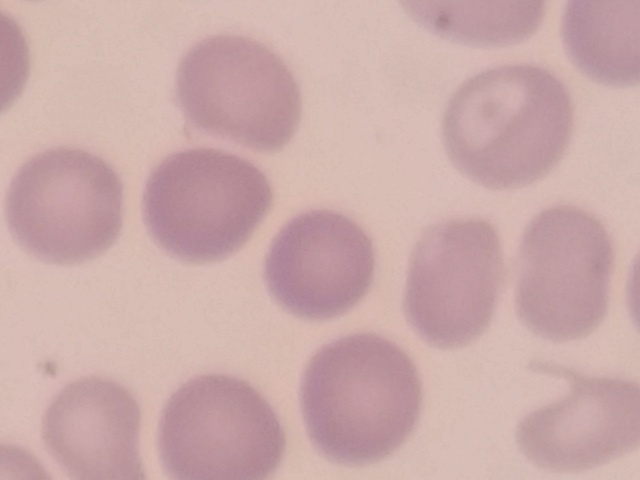
#> input picture Images_2/20161103_143640.jpg, 640 x 480 px; its folder holds 4 pictures in this run
$ python Annotation.py
#> lines starting #> are read from the running program, lines starting #| are printed output that depends on the picture; after the words box and inside, x2 and y2 are one past the last pixel; in counts of white or black regions, pixels touching at a corner belong together
import os
import numpy as np
from skimage import io, measure
from skimage.color import rgb2gray


raw_images_path = 'Images_2'
masked_images_path = 'Results_2'
annotations_path = 'Annotations_2'
os.makedirs(annotations_path, exist_ok=True)


def mask_to_bboxes(mask, min_area=1000):
    labeled_mask = measure.label(mask)
    regions = measure.regionprops(labeled_mask)
    bboxes = []
    for region in regions:
        if region.area >= min_area:
            minr, minc, maxr, maxc = region.bbox
            bboxes.append([minc, minr, maxc, maxr])
    return bboxes


for filename in os.listdir(raw_images_path):
    raw_image_path = os.path.join(raw_images_path, filename)
    mask_image_path = os.path.join(masked_images_path, filename)

    raw_image = io.imread(raw_image_path)
#> raw_image is the input picture: shape (480, 640, 3); mean R, G, B 203.1, 171, 169.7
    mask_image = io.imread(mask_image_path)

    if mask_image.ndim == 3:
        mask_image = rgb2gray(mask_image)
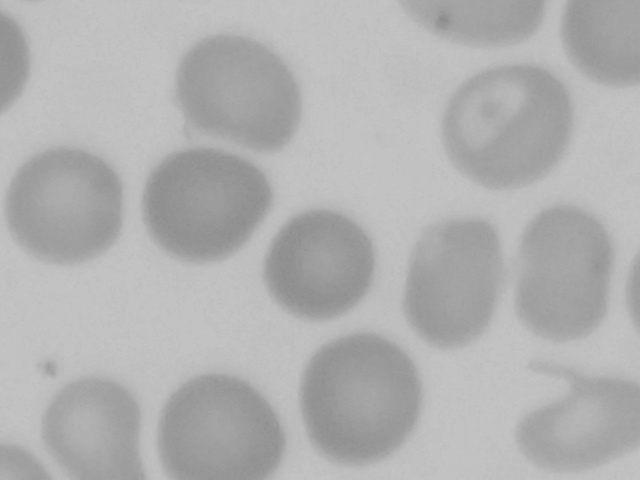
#> mask_image: shape (480, 640) float64; min 0.549, max 0.774, mean 0.697

    mask_image = mask_image > 0.5
#> mask_image: shape (480, 640) bool; every value is 1

    bboxes = mask_to_bboxes(mask_image)
#> in mask_to_bboxes, `labeled_mask = measure.label(mask)`: labeled_mask: shape (480, 640) int32; every value is 1
#> in mask_to_bboxes, `regions = measure.regionprops(labeled_mask)`: regions = 1 regions; box (x1, y1, x2, y2) and area: (0, 0, 640, 480) 307200
#> the loop in mask_to_bboxes, `for region in regions:` made 1 pass
#> (minr, minc, maxr, maxc) on pass 1: (0, 0, 480, 640)
#> after the loop in mask_to_bboxes, `for region in regions:`: bboxes = [[0, 0, 640, 480]]
#> bboxes = [[0, 0, 640, 480]]

    # Save annotation in YOLO format
    annotation_file = os.path.join(annotations_path, os.path.splitext(filename)[0] + '.txt')
    with open(annotation_file, 'w') as f:
        for bbox in bboxes:
            x_center = (bbox[0] + bbox[2]) / 2 / raw_image.shape[1]
            y_center = (bbox[1] + bbox[3]) / 2 / raw_image.shape[0]
            width = (bbox[2] - bbox[0]) / raw_image.shape[1]
            height = (bbox[3] - bbox[1]) / raw_image.shape[0]
            f.write(f"0 {x_center} {y_center} {width} {height}\n")
#> this loop made 1 pass
#> (bbox, x_center, y_center, width, height) on pass 1: ([0, 0, 640, 480], 0.5, 0.5, 1, 1)
#> pass 2 of the loop `for filename in os.listdir(raw_images_path):`:
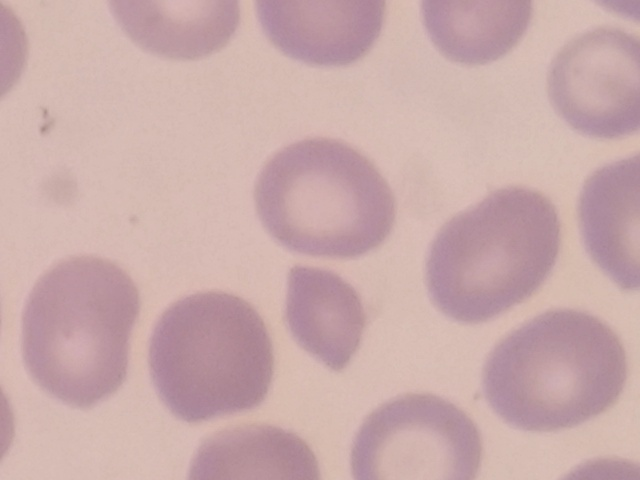
#> input picture Images_2/20161103_143654.jpg, 640 x 480 px
#> raw_image is the input picture: shape (480, 640, 3); mean R, G, B 201.8, 171, 170.7
#> `mask_image = rgb2gray(mask_image)`:
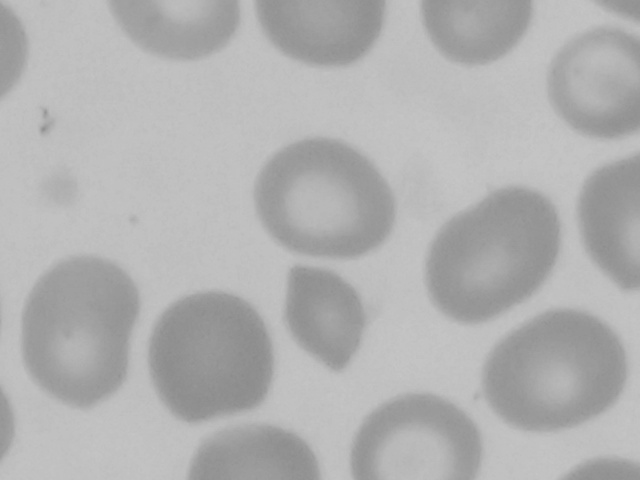
#> mask_image: shape (480, 640) float64; min 0.545, max 0.78, mean 0.696
#> the loop in mask_to_bboxes (call 2), `for region in regions:` made 1 pass
#> the loop `for bbox in bboxes:` made 1 pass
#> pass 3 of the loop `for filename in os.listdir(raw_images_path):`:
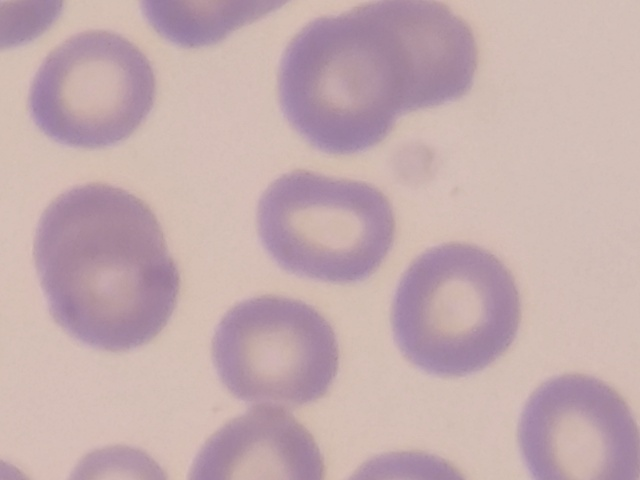
#> input picture Images_2/20161103_143709.jpg, 640 x 480 px
#> raw_image is the input picture: shape (480, 640, 3); mean R, G, B 196.6, 172.4, 174.4
#> `mask_image = rgb2gray(mask_image)`:
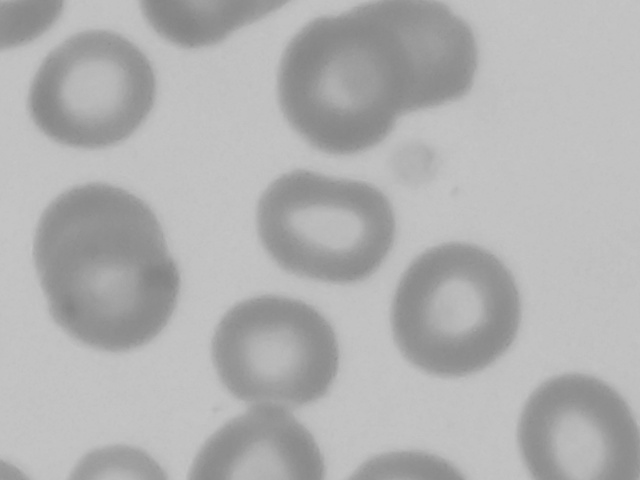
#> mask_image: shape (480, 640) float64; min 0.512, max 0.779, mean 0.697
#> the loop made 4 passes; the first 3 are shown
